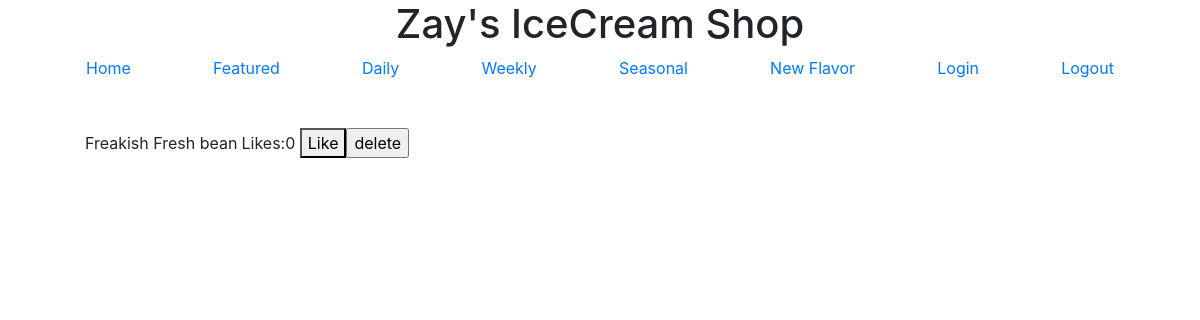
/ice_cream/featured/, run on an earlier commit of the app's database.
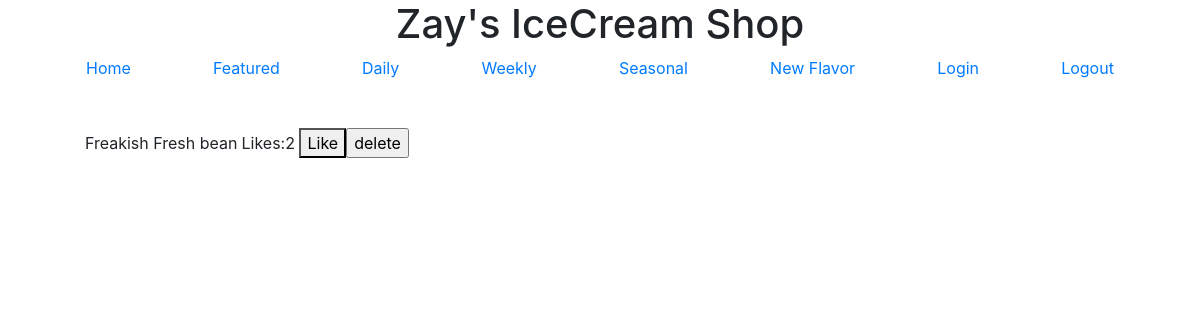
And on a later commit of the database.
### ice_cream/models.py (models this page shows, shortened)
class IceCream(models.Model):
    CHOCOLATE = 'CHOCOLATE'
    VANILLA = 'VANILLA'
    BASE_CHOICES = [
        (CHOCOLATE, 'Chocolate'),
        (VANILLA, 'Vanilla'),
    ]
    DAILY = "DAILY"
    WEEKLY = "WEEKLY"
    SEASONAL = "SEASONAL"
    AVAILABLE_CHOICES =[
        (DAILY, "Daily"),
        (WEEKLY, "Weekly"),
        (SEASONAL, "Seasonal"),
    ]
    flavor = models.CharField(max_length=255)
    base = models.CharField(max_length=255, choices=BASE_CHOICES, default=VANILLA)
    available = models.CharField(max_length=255, choices=AVAILABLE_CHOICES, default=WEEKLY)
    featured = models.BooleanField(default=False)
    date_churned = models.DateField("Date Churned", default=datetime.date.today)
    likes = models.IntegerField(default=0)

### ice_cream/views.py (the view)
# urls.py: path("<str:selection>/", views.index, name="selection"),
def index(request, selection=None):
    if selection == "home":
        ice_cream_list = IceCream.objects.all()
    elif selection == 'featured':
        ice_cream_list = IceCream.objects.filter(featured=True)
    elif selection != None:
        ice_cream_list = IceCream.objects.filter(available=selection.upper())
    else:
        ice_cream_list = IceCream.objects.all()
    context = {
        "ice_cream_list": ice_cream_list
    }
    return render(request, "ice_cream/index.html", context)

### ice_cream/templates/ice_cream/index.html (shortened to what this page needs)
{% extends "ice_cream/base.html" %}
{% block content %}
{% if ice_cream_list %}
    <ul class="row">
        {% for ice_cream in ice_cream_list %}
        <li class="d-flex col-4 align-items-center mb-4">
            {{ ice_cream.flavor }}
            <form class="mb-0" action="{% url 'ice_cream:vote' ice_cream.id %}" method="post" >
                    <label class="ml-1 mb-0" for="ice_cream.id">Likes:{{ice_cream.likes}}</label>
                    <button>Like</button>
            </form>
            <form class="mb-0" action="{% url 'ice_cream:delete' ice_cream.id %}" method="post">
                <input type="submit" value="delete" />
            </form>
        </li>
        {% endfor %}
    </ul>
{% else %}
<p>
    you messed somethin up
    </p>
{% endif %}
{% endblock %}

What changed in the data, as far as the page shows it:
changed IceCream "Freakish Fresh bean": likes "0" → "2"
